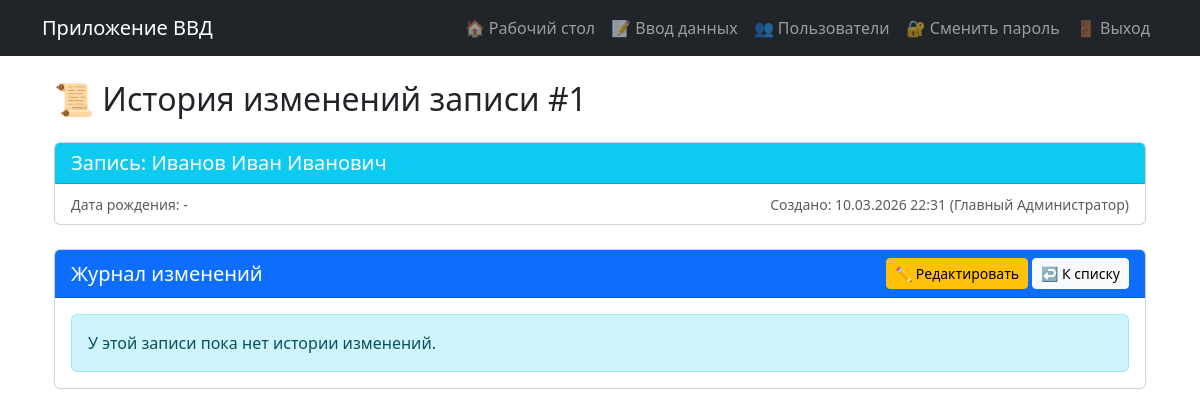
The page /record/history/1 (signed in) on the database as committed earlier.
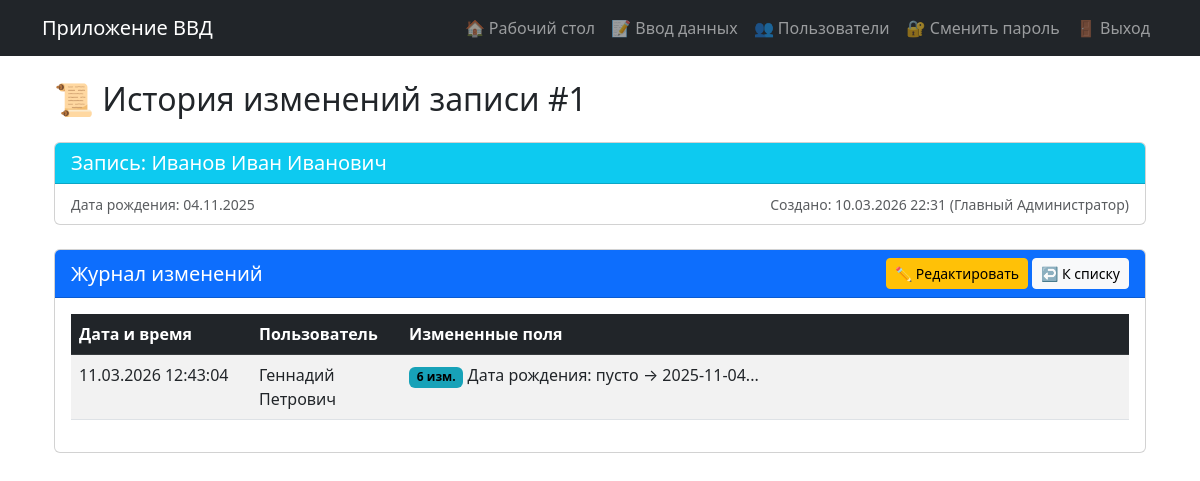
The same page on the database as committed later.
### models.py (models this page shows, shortened)
class PersonData(db.Model):  # Класс переименован!
    __tablename__ = 'person_data'  # Новое имя таблицы!
    __table_args__ = {'extend_existing': True}  # Добавлено!
    id = db.Column(db.Integer, primary_key=True)
    last_name = db.Column(db.String(100))
    first_name = db.Column(db.String(100))
    middle_name = db.Column(db.String(100))
    birth_date = db.Column(db.Date)
    date2 = db.Column(db.Date)
    place2 = db.Column(db.String(255))
    category = db.Column(db.String(200))
    category_custom = db.Column(db.String(200))
    position = db.Column(db.String(200))
    rank = db.Column(db.String(100))
    number = db.Column(db.String(100))
    lp = db.Column(db.String(255))
    lp_reason = db.Column(db.String(1000))
    place = db.Column(db.String(200))
    ppr = db.Column(db.String(200))
    place2_field = db.Column(db.String(200))
    date4 = db.Column(db.Date)
    ee = db.Column(db.Date)
    ee4 = db.Column(db.Date)
    created_at = db.Column(db.DateTime, default=datetime.now)
    updated_at = db.Column(db.DateTime, default=datetime.now, onupdate=datetime.now)
    user_id = db.Column(db.Integer, db.ForeignKey('users.id'), nullable=False)
    edit_history = db.relationship('EditHistory', backref='record', lazy='dynamic', cascade='all, delete-orphan')

class User(UserMixin, db.Model):
    __tablename__ = 'users'  # Явно указываем имя таблицы Алиса
    __table_args__ = {'extend_existing': True}  # Добавлено!
    id = db.Column(db.Integer, primary_key=True)
    username = db.Column(db.String(80), unique=True, nullable=False)
    password = db.Column(db.String(200), nullable=False)
    full_name = db.Column(db.String(100))
    role = db.Column(db.String(20), default='user')
    entries = db.relationship('PersonData', backref='author', lazy=True, cascade='all, delete-orphan')
    def is_admin(self):
        return self.role == 'admin'

class EditHistory(db.Model):
    __tablename__ = 'edit_history'
    id = db.Column(db.Integer, primary_key=True)
    record_id = db.Column(db.Integer, db.ForeignKey('person_data.id'), nullable=False)
    user_id = db.Column(db.Integer, db.ForeignKey('users.id'), nullable=False)
    field_name = db.Column(db.String(100), nullable=False)  # Какое поле изменили
    old_value = db.Column(db.Text)  # Старое значение
    new_value = db.Column(db.Text)  # Новое значение
    edited_at = db.Column(db.DateTime, default=datetime.now)  # Когда изменили
    user = db.relationship('User', backref='edit_actions')

### app.py (the view)
@app.route('/record/history/<int:record_id>')
@app.route('/record/history/<int:record_id>')
@login_required
def record_history(record_id):
    record = PersonData.query.get_or_404(record_id)
    history = EditHistory.query.filter_by(record_id=record_id) \
        .order_by(EditHistory.edited_at.desc()).all()
    grouped = {}
    for entry in history:
        time_key = entry.edited_at.strftime('%Y-%m-%d %H:%M:%S')
        user_key = entry.user_id
        group_key = f"{time_key}_{user_key}"
        if group_key not in grouped:
            grouped[group_key] = {
                'edited_at': entry.edited_at,
                'user_name': entry.user.full_name or entry.user.username,
                'user_id': entry.user_id,
                'changes': []
            }
        field_names = {
            'last_name': 'Фамилия',
            'first_name': 'Имя',
            'middle_name': 'Отчество',
            'birth_date': 'Дата рождения',
            'date2': 'Дата 2',
            'place2': 'Место 2',
            'category': 'Категория',
            'category_custom': 'Свой вариант',
            'position': 'Должность',
            'rank': 'Звание',
            'number': 'Номер',
            'lp': 'ЛП',
            'lp_reason': 'Причина ЛП',
            'place': 'Место',
            'ppr': 'ППР',
            'place2_field': 'Место 2',
            'date4': 'Дата 4',
            'ee': 'ЭЭ',
            'ee4': 'ЭЭ4'
        }
        field_rus = field_names.get(entry.field_name, entry.field_name)
        old_val = entry.old_value if entry.old_value else 'пусто'
        new_val = entry.new_value if entry.new_value else 'пусто'
        grouped[group_key]['changes'].append({
            'field': field_rus,
            'old': old_val,
            'new': new_val,
            'display': f"{field_rus}: {old_val} → {new_val}",
            'short': f"{field_rus}: {old_val} → {new_val}"[:50]
        })
    grouped_history = []
    for group in grouped.values():
        grouped_history.append(group)
    grouped_history.sort(key=lambda x: x['edited_at'], reverse=True)
    return render_template('record_history.html',
                           record=record,
                           grouped_history=grouped_history)

### app.py (called while the page is built)
@login_manager.user_loader
def load_user(user_id):
    return db.session.get(User, int(user_id)) #User.query.get(int(user_id))

### templates/record_history.html (shortened to what this page needs)
{% extends "base.html" %}
{% block content %}
<div class="container-fluid">
    <h2 class="mb-4">📜 История изменений записи #{{ record.id }}</h2>
    <div class="card mb-4">
        <div class="card-header bg-info text-white">
            <h5 class="mb-0">Запись: {{ record.last_name }} {{ record.first_name }} {{ record.middle_name }}</h5>
        </div>
        <div class="card-body py-2">
            <div class="row">
                <div class="col-md-6">
                    <small class="text-muted">Дата рождения: {{ record.birth_date.strftime('%d.%m.%Y') if record.birth_date else '-' }}</small>
                </div>
                <div class="col-md-6 text-md-end">
                    <small class="text-muted">Создано: {{ record.created_at.strftime('%d.%m.%Y %H:%M') }} ({{ record.author.full_name or record.author.username }})</small>
                </div>
            </div>
        </div>
    </div>
    <div class="card">
        <div class="card-header bg-primary text-white d-flex justify-content-between align-items-center">
            <h5 class="mb-0">Журнал изменений</h5>
            <div>
                <a href="{{ url_for('edit_record', record_id=record.id) }}" class="btn btn-warning btn-sm">✏️ Редактировать</a>
                <a href="{{ url_for('all_records') }}" class="btn btn-light btn-sm">↩️ К списку</a>
            </div>
        </div>
        <div class="card-body">
            {% if grouped_history %}
            <div class="table-responsive">
                <table class="table table-striped table-hover">
                    <thead class="table-dark">
                        <tr>
                            <th style="width: 180px;">Дата и время</th>
                            <th style="width: 150px;">Пользователь</th>
                            <th>Измененные поля</th>
                        </tr>
                    </thead>
                    <tbody>
                        {% for group in grouped_history %}
                        <tr>
                            <td>{{ group.edited_at.strftime('%d.%m.%Y %H:%M:%S') }}</td>
                            <td>{{ group.user_name }}</td>
                            <td>
                                <div class="change-cell" data-changes='{{ group.changes|tojson|safe }}'>
                                    {% if group.changes|length == 1 %}
                                        {{ group.changes[0].display }}
                                    {% else %}
                                        <span class="badge" style="background-color: #17a2b8; color: #000000; font-weight: bold;">{{ group.changes|length }} изм.</span>
                                        <span class="change-summary">{{ group.changes[0].short }}...</span>
                                    {% endif %}
                                </div>
                            </td>
                        </tr>
                        {% endfor %}
                    </tbody>
                </table>
            </div>
            {% else %}
            <div class="alert alert-info mb-0">
                У этой записи пока нет истории изменений.
            </div>
            {% endif %}
        </div>
    </div>
</div>
{% endblock %}

Rows that differ between the two databases and show on the page:
changed PersonData "Иванов": birth_date "-" → "04.11.2025"
now on this page (row unchanged): User: edited_at "11.03.2026 12:43:04", user_name "Геннадий Петрович", changes|length "6", changes "Дата рождения: пусто → 2025-11-04"
Other text that changed with them:
text no longer shown: "У этой записи пока нет истории изменений."
text now shown: "Дата и время Пользователь Измененные поля"
